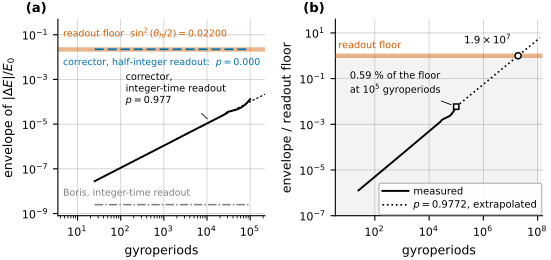

Reproduce this figure in Python.
"""Figure 2 -- the readout floor hides the growth.  Cited in Section 3.

THE POINT
    One integrator, one trained corrector, one physical problem.  Read the
    velocity at integer times, as the code ships it, and the energy error of
    the corrector grows secularly with exponent p = 0.977.  Read the same
    integrator at half-integer times with average re-centring -- the ordinary
    leapfrog convention -- and the fitted exponent is 0.000, because the whole
    of the growth stays under a constant pedestal, sin^2(theta_h/2) = 0.02200,
    that the re-centring itself introduces.  The convention does not scale the
    conclusion.  It reverses it.

WHAT EACH PANEL SHOWS
    (a) Measured envelopes of the relative energy error against gyroperiods,
        log-log, over the five decades that were run.  Four measured series;
        the readout floor is one of them, not an assumption.  Fitted exponents
        are printed next to the two corrector curves.
    (b) The same integer-time envelope divided by the readout floor.  Solid
        where measured, dotted where the fitted power law is extrapolated.
        The growth crosses the floor -- becomes visible under the staggered
        convention at all -- only after about 2e7 gyroperiods.

INPUT  (all committed, nothing is re-run and nothing is re-trained)
    ../../code/experiments/symproj/env_quasistatic_shipped.npz
        shipped/proj/{t,env}   corrector, integer-time readout
        shipped/boris/{t,env}  plain Boris, integer-time readout
    ../../code/experiments/symproj/env_quasistatic_staggered.npz
        staggered/proj/{t,env}   corrector, half-integer readout
        staggered/boris/{t,env}  plain Boris, half-integer readout = the floor
    ../../code/experiments/symproj/summary.json
        exponents, used only to check that this script's refit reproduces the
        committed values.

    Configuration `quasistatic` of experiments/symproj/main.py: h = 0.3,
    Omega_0 = 1, tau = 1.2e8, 1e5 gyroperiods, envelope = running maximum of
    |E_n - E_phys|/E_0.  `proj` is the shipped one-sided projection of the
    trained defect network (checkpoints/boris_corrector_b4.pt).

    The floor drawn in both panels is measured, not asserted: it is the
    half-integer-readout envelope of *plain Boris*, whose recursion is
    bitwise identical to the integer-time one (experiments/verify_theory/
    vt2_map_identity.json: max_abs_dr = max_abs_dv = 0).  For that pair the
    two curves differ by the readout and by nothing else.

OUTPUT
    fig2_readout.pdf          -- the figure
    fig2_readout_values.json  -- every number drawn or annotated
"""
#
# ---------------------------------------------------------------------
# BUNDLE COPY.  This file is byte-for-byte the manuscript's figure script
# except for the one line that locates the data: in the manuscript tree
# the scripts sit in article/figures/ and reach the experiments through
# ../../code/bundle/code/experiments/, here they sit next to them and
# reach them through ../experiments/.  repro.py --check-sync verifies
# that this is still the only difference.
# ---------------------------------------------------------------------


import json
import os

import numpy as np

import paper_style as ps
import matplotlib.pyplot as plt

HERE = os.path.dirname(os.path.abspath(__file__))
SYMPROJ = os.path.join(HERE, os.pardir, "experiments", "symproj")
TWO_PI = 2.0 * np.pi
H = 0.3                      # DT_WORK of training/train_corrector_b4.py
CONFIG = "quasistatic"


def series(npz, key):
    """Gyroperiods and monotone envelope for one run stored in an npz."""
    t = npz[f"{key}/t"]
    env = np.maximum.accumulate(npz[f"{key}/env"])
    return t / TWO_PI, env


def exponent(t, env, decades=2.0):
    """Refit of experiments/symproj/symproj.py::envelope_exponent."""
    env = np.maximum.accumulate(env)
    sel = (t > t[-1] / 10.0 ** decades) & (env > 0)
    slope, intercept = np.polyfit(np.log10(t[sel]), np.log10(env[sel]), 1)
    return float(slope), float(intercept)


zs = np.load(os.path.join(SYMPROJ, f"env_{CONFIG}_shipped.npz"))
zt = np.load(os.path.join(SYMPROJ, f"env_{CONFIG}_staggered.npz"))
ref = json.load(open(os.path.join(SYMPROJ, "summary.json"), encoding="utf-8"))
ref = ref["results"][CONFIG]

g_int, e_int = series(zs, "shipped/proj")        # corrector, integer time
g_sta, e_sta = series(zt, "staggered/proj")      # corrector, half-integer
g_bi, e_bi = series(zs, "shipped/boris")         # Boris, integer time
g_bs, e_bs = series(zt, "staggered/boris")       # Boris, half-integer = floor

p_int, c_int = exponent(g_int * TWO_PI, e_int)
p_sta, _ = exponent(g_sta * TWO_PI, e_sta)

floor = float(e_bs[-1])
floor_closed = (H / 2) ** 2 / (1.0 + (H / 2) ** 2)   # sin^2(theta_h/2), theta_h = 2 atan(hOm/2)
level_sta = float(e_sta[-1])
end_gyro = float(g_int[-1])
end_env = float(e_int[-1])
frac_of_floor = end_env / floor
cross_gyro = end_gyro * (floor / end_env) ** (1.0 / p_int)

# ---------------------------------------------------------------------------
# self-check -- nothing is drawn before this
# ---------------------------------------------------------------------------
assert np.isclose(p_int, ref["shipped/proj"]["envelope_exponent"], rtol=1e-9), p_int
assert np.isclose(p_sta, ref["staggered/proj"]["envelope_exponent"],
                  rtol=0.0, atol=1e-12), p_sta
assert np.isclose(end_env, ref["shipped/proj"]["E_err_1e+05"], rtol=1e-12)
assert np.isclose(floor, ref["staggered/boris"]["E_err_1e+05"], rtol=1e-12)
assert np.isclose(level_sta, ref["staggered/proj"]["E_err_1e+05"], rtol=1e-12)
# the floor is the closed form sin^2(theta_h/2), to seven digits
assert abs(floor / floor_closed - 1.0) < 1e-6, (floor, floor_closed)
# flat means flat: the half-integer envelope never moves
assert e_sta.max() == e_sta.min() and e_bs.max() == e_bs.min()

# ---------------------------------------------------------------------------
# figure
# ---------------------------------------------------------------------------
ps.use_style()
fig, (axA, axB) = plt.subplots(
    1, 2, figsize=(ps.TEXTWIDTH_IN, 2.55),
    gridspec_kw=dict(wspace=0.34, left=0.095, right=0.995,
                     bottom=0.165, top=0.935))

# ---- (a) the measurement --------------------------------------------------
# The half-integer corrector level (0.02233) and the half-integer Boris level
# (0.02200 = the floor) differ by 1.5 %, so on nine decades they coincide.
# That coincidence is the result, so the floor is drawn as a broad pale band
# and the corrector curve rides on it.
axA.axhline(floor, color=ps.VERMILLION, lw=3.2, alpha=0.45,
            solid_capstyle="butt", zorder=2)
axA.plot(g_sta, e_sta, color=ps.BLUE, ls=(0, (5.0, 2.2)), lw=1.3, zorder=4)
axA.plot(g_bi, e_bi, color=ps.GREY, ls=(0, (5.5, 1.4, 1.0, 1.4)), lw=1.1,
         zorder=3)
axA.plot(g_int, e_int, color=ps.BLACK, ls="-", lw=1.4, zorder=5)

g_fit = np.array([2e3, 3e5])
axA.plot(g_fit, 10.0 ** (c_int + p_int * np.log10(g_fit * TWO_PI)),
         color=ps.BLACK, ls=(0, (2.0, 1.6)), lw=0.85, zorder=6)

axA.text(4.6, floor * 2.6,
         f"readout floor  $\\sin^2(\\theta_h/2) = {floor:.5f}$",
         fontsize=6.8, color=ps.VERMILLION, ha="left", va="bottom")
axA.text(4.6, floor * 0.42,
         f"corrector, half-integer readout:  $p = {abs(p_sta):.3f}$",
         fontsize=6.8, color=ps.BLUE, ha="left", va="top")
axA.text(4.6, e_bi[-1] * 2.0, "Boris, integer-time readout",
         fontsize=6.8, color=ps.GREY, ha="left", va="bottom")
axA.annotate("corrector,\ninteger-time readout\n"
             f"$p = {p_int:.3f}$",
             xy=(1.2e4, 1.3e-5), xytext=(1.3e2, 3.5e-4),
             fontsize=7.0, color=ps.BLACK, ha="left", va="center",
             arrowprops=dict(arrowstyle="-", lw=0.6, color=ps.BLACK,
                             shrinkA=3, shrinkB=3))

axA.set_xscale("log")
axA.set_yscale("log")
axA.set_xlim(3.5, 2.2e5)
axA.set_ylim(8e-10, 0.5)
axA.set_xlabel("gyroperiods")
axA.set_ylabel(r"envelope of $|\Delta E|/E_0$")
ps.panel_label(axA, "(a)")

# ---- (b) the consequence --------------------------------------------------
g_ext = np.logspace(np.log10(end_gyro), np.log10(1.2e8), 200)
r_ext = (end_env / floor) * (g_ext / end_gyro) ** p_int

axB.axhspan(1e-7, 1.0, color=ps.BLACK, alpha=0.05, lw=0, zorder=0)
axB.axhline(1.0, color=ps.VERMILLION, lw=3.2, alpha=0.45,
            solid_capstyle="butt", zorder=3)
axB.plot(g_int, e_int / floor, color=ps.BLACK, ls="-", lw=1.4, zorder=5,
         label="measured")
axB.plot(g_ext, r_ext, color=ps.BLACK, ls=(0, (1.0, 1.7)), lw=1.2, zorder=4,
         label=f"$p = {p_int:.4f}$, extrapolated")
axB.plot([cross_gyro], [1.0], marker="o", ms=4.4, mfc="white", mew=1.1,
         color=ps.BLACK, zorder=6)
axB.plot([end_gyro], [frac_of_floor], marker="s", ms=3.8, mfc="white",
         mew=1.1, color=ps.BLACK, zorder=6)

axB.text(4.5, 1.7, "readout floor", fontsize=7.0, color=ps.VERMILLION,
         ha="left", va="bottom")
axB.annotate(f"${frac_of_floor * 100:.2f}$ % of the floor\n"
             f"at $10^5$ gyroperiods",
             xy=(end_gyro, frac_of_floor), xytext=(12.0, 6.0e-2),
             fontsize=7.0, ha="left", va="center", color=ps.BLACK,
             arrowprops=dict(arrowstyle="-", lw=0.6, color=ps.BLACK,
                             shrinkA=2, shrinkB=4))
axB.annotate(f"${cross_gyro / 1e7:.1f}\\times10^{{7}}$",
             xy=(cross_gyro, 1.0), xytext=(-5.0, 7.0),
             textcoords="offset points", fontsize=7.4, ha="right", va="bottom",
             color=ps.BLACK)

axB.set_xscale("log")
axB.set_yscale("log")
axB.set_xlim(3.5, 1.5e8)
axB.set_ylim(1e-7, 40.0)
axB.set_xlabel("gyroperiods")
axB.set_ylabel(r"envelope $/$ readout floor")
axB.legend(loc="lower right", bbox_to_anchor=(1.02, -0.02))
ps.panel_label(axB, "(b)")

ps.save_pdf(fig, "fig2_readout")

# ---------------------------------------------------------------------------
values = {
    "source": f"experiments/symproj/env_{CONFIG}_*.npz; exponents refitted here "
              "and asserted equal to experiments/symproj/summary.json",
    "setup": {"h": H, "tau": 1.2e8, "gyroperiods_run": end_gyro,
              "config": CONFIG},
    "panel_a": {
        "exponent_integer_time_readout": p_int,
        "exponent_half_integer_readout": p_sta,
        "readout_floor_measured": floor,
        "readout_floor_closed_form_sin2_theta_h_half": floor_closed,
        "corrector_level_half_integer_readout": level_sta,
        "boris_level_integer_time_readout": float(e_bi[-1]),
        "envelope_at_1e5_gyroperiods": end_env,
    },
    "panel_b": {
        "fraction_of_floor_at_1e5_gyroperiods": frac_of_floor,
        "crossing_gyroperiods_anchored_at_last_point": cross_gyro,
        "crossing_gyroperiods_from_lsq_intercept":
            float(10.0 ** ((np.log10(floor) - c_int) / p_int) / TWO_PI),
    },
}
with open(os.path.join(HERE, "fig2_readout_values.json"), "w",
          encoding="utf-8") as fh:
    json.dump(values, fh, indent=1)
print(json.dumps(values, indent=1))
